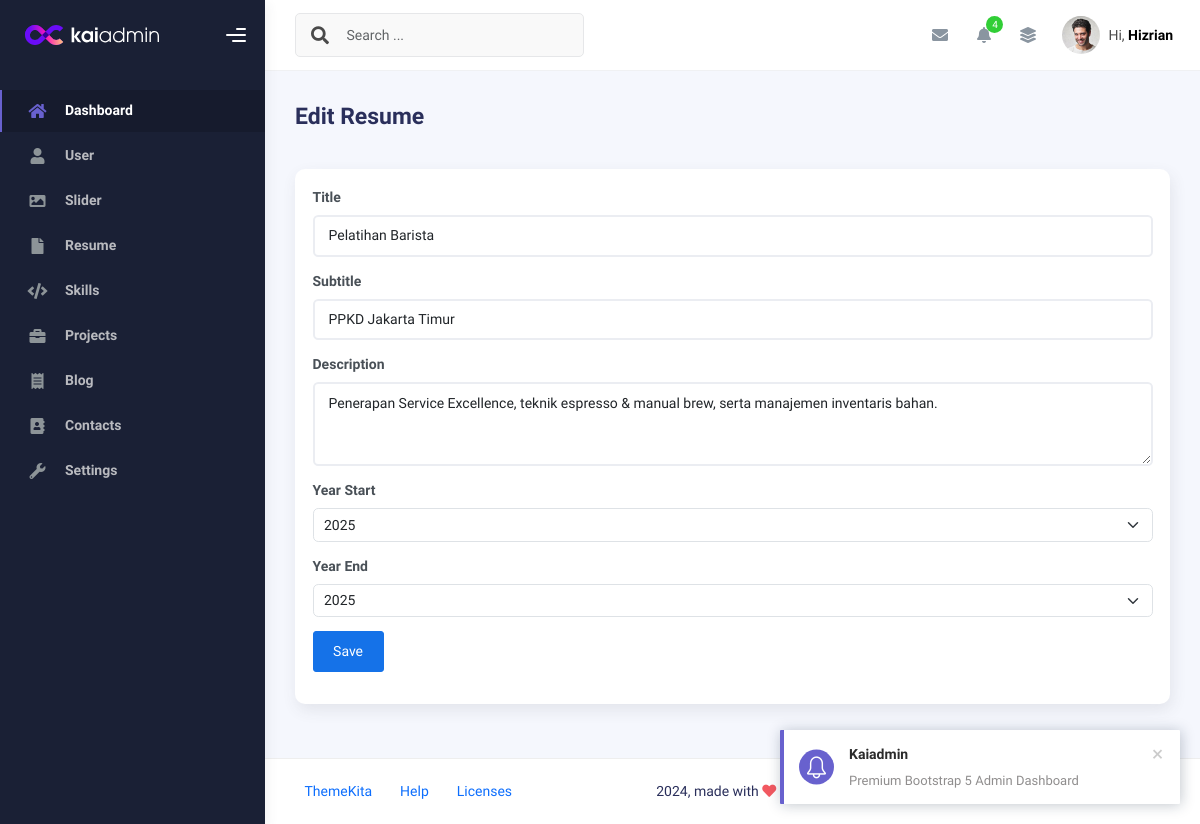
The app's page /admin/app.php?page=create-resume&edit=4 (signed in), older data.
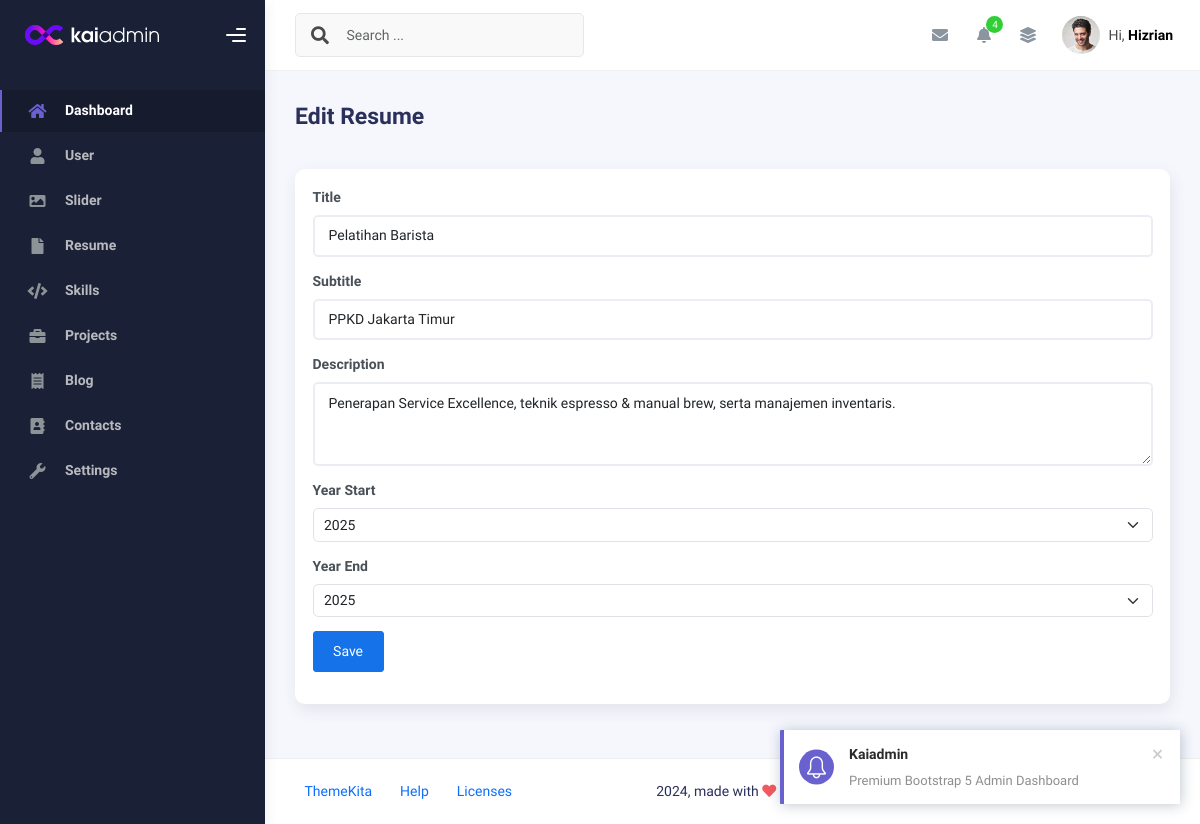
The same page, newer data.
### tables this page shows
CREATE TABLE `resume` (
  `id` int(11) NOT NULL,
  `title` varchar(50) NOT NULL,
  `year_start` year(4) NOT NULL,
  `year_end` year(4) NOT NULL,
  `subtitle` varchar(50) NOT NULL,
  `description` text NOT NULL,
  `created_at` timestamp NOT NULL DEFAULT current_timestamp(),
  `updated_at` timestamp NULL DEFAULT NULL ON UPDATE current_timestamp()
);

### admin/create-resume.php (the view, shortened to what this page needs)
<?php
$id     = isset($_GET['edit']) ? $_GET['edit'] : '';
$query  = mysqli_query($conn, "SELECT * FROM resume WHERE id='$id'");
$row   = mysqli_fetch_assoc($query);
?>
<div class="d-flex align-items-left align-items-md-center flex-column flex-md-row pt-2 pb-4">
  <div>
    <h3 class="fw-bold mb-3"><?php echo isset($_GET['edit']) ? 'Edit Resume' : 'Create New Resume' ?></h3>
  </div>
</div>
<div class="row">
  <div class="col-sm-6 col-md-12">
    <div class="card">
      <div class="card-body">
        <form action="" method="post">
          <div class="mb-3">
            <label for="" class="form-label fw-bold">Title</label>
            <input type="text"
              class="form-control" name="title"
              placeholder="Enter title" required value="<?php echo ($id) ? $row['title'] : '' ?>">
          </div>
          <div class="mb-3">
            <label for="" class="form-label fw-bold">Subtitle</label>
            <input type="text"
              class="form-control" name="subtitle"
              placeholder="Enter subtitle" required value="<?php echo ($id) ? $row['subtitle'] : '' ?>">
          </div>
          <div class="mb-3">
            <label for="" class="form-label fw-bold">Description</label>
            <textarea class="form-control" name="description" cols="30" rows="3"><?php echo ($id) ? $row['description'] : '' ?></textarea>
          </div>
          <div class="mb-3">
            <label for="" class="form-label fw-bold">Year Start</label>
            <select class="form-select" name="year_start" id="year_start">
              <option value="">Select Year</option>
            </select>
          </div>
          <div class="mb-3">
            <label for="" class="form-label fw-bold">Year End</label>
            <select class="form-select" name="year_end" id="year_end">
              <option value="">Select Year</option>
            </select>
          </div>
          <div class="mb-3">
            <button class="btn btn-primary" name="save" type="submit">
              Save</button>
          </div>
        </form>
      </div>
    </div>
  </div>
</div>

Row changes from the older to the newer data that the page shows:
changed resume "Pelatihan Barista": description "Penerapan Service Excellence, teknik espresso & manual brew, serta manajemen inventaris bahan." → "Penerapan Service Excellence, teknik espresso & manual brew, serta manajemen inventaris."
